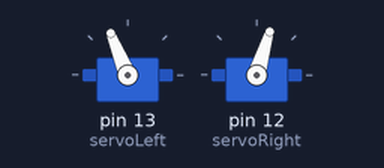
A sketch run on a simulated Arduino Uno, built with avr-gcc and run on an emulated ATmega328P. Parts: 2 × servo.

Above: at 0.1 s.
At 4.1 s:
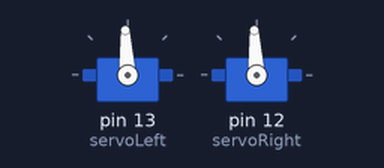
At 6.1 s:
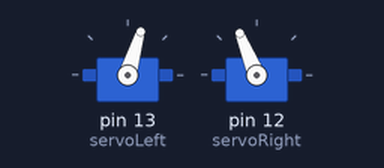
Timing chart, 0 to 7.6 s (numbered marks = the images above):
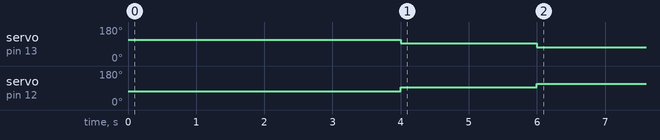

The sketch:

Chalagne1.ino
```cpp
#include <Servo.h>
Servo servoLeft;
Servo servoRight;
void setup() {
  // put your setup code here, to run once:
servoLeft.attach(13);
servoRight.attach(12);
servoLeft.writeMicroseconds(1700);
servoRight.writeMicroseconds(1300);
delay(4000);
servoLeft.writeMicroseconds(1500);
servoRight.writeMicroseconds(1500);
delay(2000);
servoLeft.writeMicroseconds(1300);
servoRight.writeMicroseconds(1700);
delay(4000);
servoLeft.detach();
servoRight.detach();
}
void loop() {
  // put your main code here, to run repeatedly:

}
```
